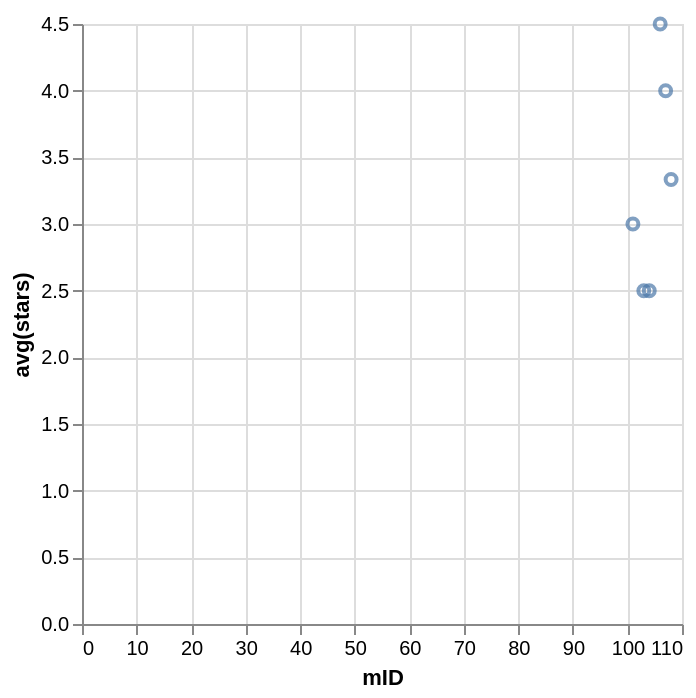

Write the Vega-Lite specification saved for this chart.
### Vega-Lite specification from a JSON file in a GitHub repository (floating-point values rounded to 4 significant figures)
{"data": {"values": [{"x_data": 101, "y_data": 3}, {"x_data": 103, "y_data": 2.5}, {"x_data": 104, "y_data": 2.5}, {"x_data": 106, "y_data": 4.5}, {"x_data": 107, "y_data": 4}, {"x_data": 108, "y_data": 3.333}]}, "mark": "point", "encoding": {"x": {"field": "x_data", "type": "quantitative", "title": "mID"}, "y": {"field": "y_data", "type": "quantitative", "title": "avg(stars)"}}}
